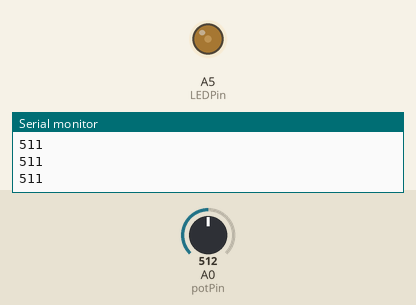
Bench run of a program on a simulated Arduino Nano 33 IoT. Shown: output pins drawn as LEDs (lit = HIGH), the last lines printed to the serial monitor. Inputs (shaded band) come from the test bench; at power-on: A0 (potPin) = 512.

Above: at 1.2 s.
1.3 s: A0 (potPin) set to 306
At 1.7 s:
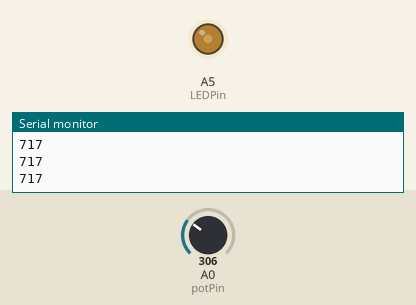
2.8 s: A0 (potPin) set to 1023
At 4.1 s:
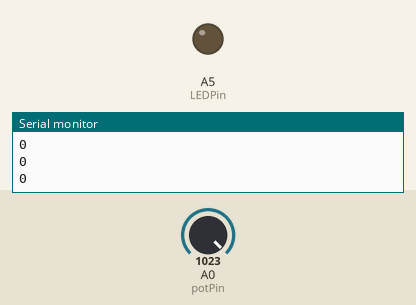
Timing chart, 0 to 5.8 s (numbered marks = the images above; inputs shaded):
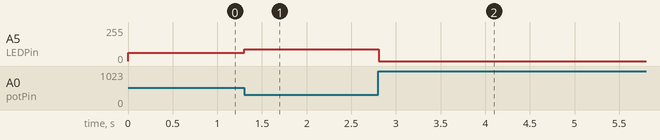

The program:

main.cpp
```cpp
#include <Arduino.h>

int potPin = A0;
int LEDPin = 19;
int potValue = 0;

void setup() {
    pinMode(potPin, INPUT);
    pinMode(LEDPin, OUTPUT);
    Serial.begin(115200);
}

void loop() {
    potValue = 1023 - analogRead(potPin);
    analogWrite(LEDPin, potValue/8);
    Serial.println(potValue);
    delay(100);
}
```

Measured:
- after the input at 1.3 s, A5 (LEDPin): 63/255 → 89/255 at once
- after the input at 2.8 s, A5 (LEDPin): 89/255 → 0/255 at once
